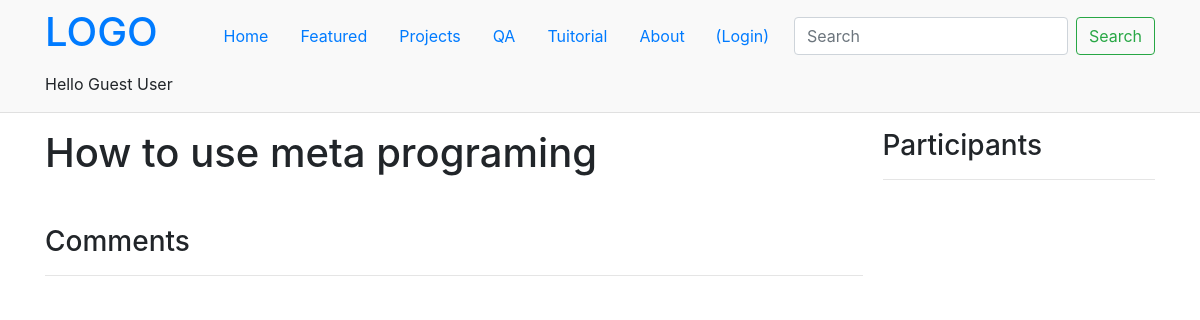
/room/3/, run on an earlier commit of the app's database.
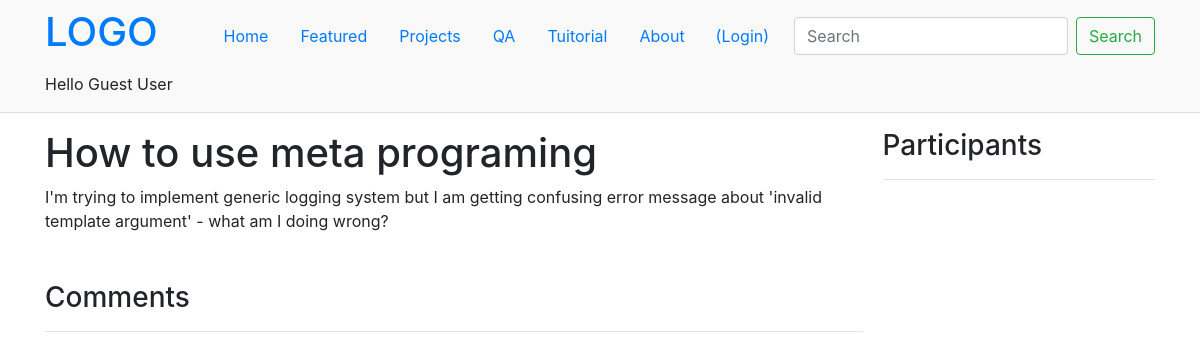
And on a later commit of the database.
### base/models.py (models this page shows, shortened)
class Room(models.Model):
    host = models.ForeignKey(User, on_delete=models.SET_NULL, null=True)
    topic = models.ForeignKey(Topic, on_delete=models.SET_NULL, null=True)
    name = models.CharField(max_length=200)
    description = models.TextField(null=True, blank=True)
    participants = models.ManyToManyField(User, related_name='participants', blank=True)
    updated  = models.DateTimeField(auto_now=True)
    created  = models.DateTimeField(auto_now_add=True)
    class Meta:
        ordering = ['-updated', '-created']

### base/views.py (the view, shortened to what this page needs)
# urls.py: path('room/<str:pk>/', views.room, name='room'),
def room(request, pk):
    room = Room.objects.get(id=pk)
    room_messages = room.message_set.all()  # .order_by('-created')
    participants = room.participants.all()
    context = {
        'room': room, 'room_messages': room_messages, 'participants': participants
    }
    return render(request, 'base/room.html', context)

### base/templates/base/room.html (shortened to what this page needs)
{% extends "main.html" %} {% block content %}
<div class="room-container container" style="position: relative">
    <div>
        <h1>{{room.name}}</h1>
        <p>{{room.description}}</p>
        <div class="comment-wrapper mt-5">
            <h3>Comments</h3>
            <hr />
        </div>
    </div>
    <div>
        <h3>Participants</h3>
        <hr />
    </div>
</div>
{% endblock content %}

What changed in the data, as far as the page shows it:
changed Room "How to use meta programing": description (not shown) → "I'm trying to implement generic logging system but I am getting confusing error message about 'invalid template argument' - what am I doing wrong?"
